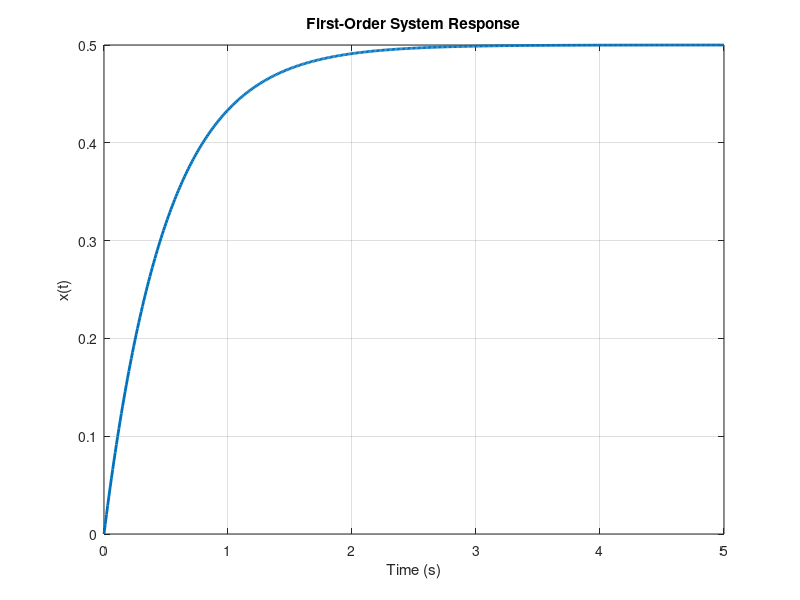

Recreate this plot in MATLAB.
clear;
clc;
close all;

a = 2;

t = 0:0.01:5;

u = ones(size(t));

x = zeros(size(t));

for k = 1:length(t)-1
    dx = -a*x(k) + u(k);
    x(k+1) = x(k) + dx*0.01;
end

plot(t,x,'LineWidth',2);
grid on;

xlabel('Time (s)');
ylabel('x(t)');
title('First-Order System Response');
